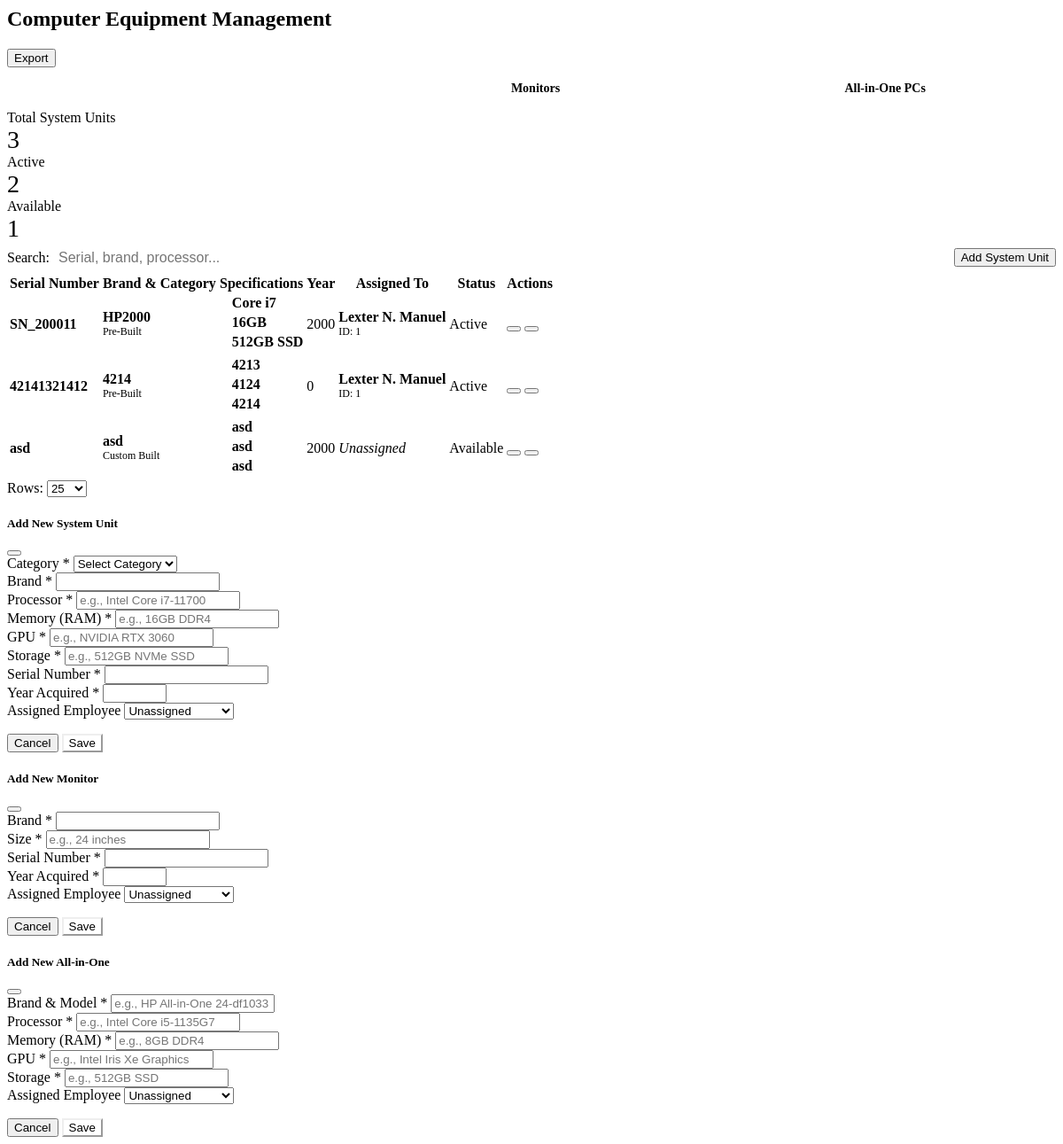
/modules/inventory/computer.php, run on the app's committed database.
### tables this page shows
CREATE TABLE `tbl_systemunit` (
  `systemunitId` int(11) NOT NULL,
  `systemUnitCategory` enum('Pre-Built','Custom Built') DEFAULT NULL,
  `systemUnitBrand` varchar(100) NOT NULL,
  `specificationProcessor` varchar(255) NOT NULL,
  `specificationMemory` varchar(255) NOT NULL,
  `specificationGPU` varchar(255) NOT NULL,
  `specificationStorage` varchar(255) NOT NULL,
  `systemUnitSerial` varchar(255) NOT NULL,
  `yearAcquired` year(4) DEFAULT NULL,
  `employeeId` int(11) DEFAULT NULL
);

### modules/inventory/computer.php (the view, shortened to what this page needs)
<?php
$db = getDB();
$stmtSU = $db->query("
    SELECT
        s.*,
        CONCAT_WS(' ', e.firstName, e.middleName, e.lastName) as employeeName
    FROM tbl_systemunit s
    LEFT JOIN tbl_employee e ON s.employeeId = e.employeeId
    ORDER BY s.systemunitId DESC
");
$systemUnits = $stmtSU->fetchAll();
?>
<link rel="stylesheet" href="assets/css/computer.css?v=<?php echo time()?>">
<div class="page-header">
    <h2>
        Computer Equipment Management
    </h2>
    <div class="header-actions">
        <button class="btn btn-secondary">
            Export
        </button>
    </div>
</div>
<div class="tab-navigation">
    <button class="tab-btn active" onclick="switchTab('systemunits')">
    </button>
    <button class="tab-btn" onclick="switchTab('monitors')">
        Monitors
    </button>
    <button class="tab-btn" onclick="switchTab('allinone')">
        All-in-One PCs
    </button>
</div>
<div class="tab-content active" id="systemunits-tab">
    <div class="stats-grid">
        <div class="stat-item">
            <div class="stat-label">Total System Units</div>
            <div class="stat-value"><?php echo count($systemUnits); ?></div>
        </div>
        <div class="stat-item">
            <div class="stat-label">Active</div>
            <div class="stat-value"><?php echo count(array_filter($systemUnits, fn($s) => $s['employeeId'] != null)); ?></div>
        </div>
        <div class="stat-item">
            <div class="stat-label">Available</div>
            <div class="stat-value"><?php echo count(array_filter($systemUnits, fn($s) => $s['employeeId'] == null)); ?></div>
        </div>
    </div>
    <div class="filters-bar">
        <div class="filter-group" style="flex:1">
            <label><i class="fas fa-search"></i> Search:</label>
            <input type="text" id="systemunitSearch" placeholder="Serial, brand, processor..." oninput="filterSystemUnits()">
        </div>
        <button class="btn btn-primary" onclick="openAddSystemUnit()">
            Add System Unit
        </button>
    </div>
    <div class="data-table">
        <table>
            <thead>
                <tr>
                    <th>Serial Number</th>
                    <th>Brand & Category</th>
                    <th>Specifications</th>
                    <th>Year</th>
                    <th>Assigned To</th>
                    <th>Status</th>
                    <th>Actions</th>
                </tr>
            </thead>
            <tbody id="systemunitTableBody">
                <?php foreach ($systemUnits as $s): ?>
                <?php $status = $s['employeeId'] ? 'Active' : 'Available'; ?>
                <tr>
                    <td>
                        <strong style="color: var(--primary-green);"><?php echo htmlspecialchars($s['systemUnitSerial']); ?></strong>
                    </td>
                    <td>
                        <div style="font-weight: 600;"><?php echo htmlspecialchars($s['systemUnitBrand']); ?></div>
                        <div style="font-size: 12px; color: var(--text-light);">
                            <i class="fas fa-tag"></i> <?php echo htmlspecialchars($s['systemUnitCategory'] ?? 'Pre-Built'); ?>
                        </div>
                    </td>
                    <td>
                        <div class="spec-item">
                            <span class="spec-value"><?php echo htmlspecialchars($s['specificationProcessor']); ?></span>
                        </div>
                        <div class="spec-item">
                            <span class="spec-value"><?php echo htmlspecialchars($s['specificationMemory']); ?></span>
                        </div>
                        <div class="spec-item">
                            <span class="spec-value"><?php echo htmlspecialchars($s['specificationStorage']); ?></span>
                        </div>
                    </td>
                    <td><?php echo htmlspecialchars($s['yearAcquired'] ?? 'N/A'); ?></td>
                    <td>
                        <?php if ($s['employeeName']): ?>
                            <div style="font-weight: 600;"><?php echo htmlspecialchars($s['employeeName']); ?></div>
                            <div style="font-size: 12px; color: var(--text-light);">ID: <?php echo htmlspecialchars($s['employeeId']); ?></div>
                        <?php else: ?>
                            <span style="color: var(--text-light); font-style: italic;">Unassigned</span>
                        <?php endif; ?>
                    </td>
                    <td>
                        <span class="status-badge status-<?php echo strtolower($status); ?>">
                            <?php echo $status; ?>
                        </span>
                    </td>
                    <td>
                        <div class="action-buttons">
                            <button class="btn-icon" title="Edit" onclick="editSystemUnit(<?php echo $s['systemunitId']; ?>)">
                            </button>
                            <button class="btn-icon btn-danger" title="Delete" onclick="deleteSystemUnit(<?php echo $s['systemunitId']; ?>)">
                            </button>
                        </div>
                    </td>
                </tr>
                <?php endforeach; ?>
            </tbody>
        </table>
    </div>
    <div class="table-footer">
        <div class="per-page-control">
            <label>Rows:
                <select id="perPageSelect" onchange="changePerPage()">
                    <option value="25" selected>25</option>
                </select>
            </label>
        </div>
    </div>
</div>
<div class="modal fade" id="systemunitModal" tabindex="-1" aria-labelledby="systemunitModalTitle" aria-hidden="true">
    <div class="modal-dialog modal-lg">
        <div class="modal-content">
            <div class="modal-header border-bottom">
                <h5 class="modal-title" id="systemunitModalTitle">Add New System Unit</h5>
                <button type="button" class="btn-close" data-bs-dismiss="modal" aria-label="Close"></button>
            </div>
            <div class="modal-body">
                <form id="systemunitForm">
                    <div class="row mb-3">
                        <div class="col-md-6">
                            <label for="suCategory" class="form-label">Category *</label>
                            <select class="form-select" id="suCategory" required>
                                <option value="">Select Category</option>
                            </select>
                        </div>
                        <div class="col-md-6">
                            <label for="suBrand" class="form-label">Brand *</label>
                            <input type="text" class="form-control" id="suBrand" required>
                        </div>
                    </div>
                    <div class="row mb-3">
                        <div class="col-md-6">
                            <label for="suProcessor" class="form-label">Processor *</label>
                            <input type="text" class="form-control" id="suProcessor" required placeholder="e.g., Intel Core i7-11700">
                        </div>
                        <div class="col-md-6">
                            <label for="suMemory" class="form-label">Memory (RAM) *</label>
                            <input type="text" class="form-control" id="suMemory" required placeholder="e.g., 16GB DDR4">
                        </div>
                    </div>
                    <div class="row mb-3">
                        <div class="col-md-6">
                            <label for="suGPU" class="form-label">GPU *</label>
                            <input type="text" class="form-control" id="suGPU" required placeholder="e.g., NVIDIA RTX 3060">
                        </div>
                        <div class="col-md-6">
                            <label for="suStorage" class="form-label">Storage *</label>
                            <input type="text" class="form-control" id="suStorage" required placeholder="e.g., 512GB NVMe SSD">
                        </div>
                    </div>
                    <div class="row mb-3">
                        <div class="col-md-6">
                            <label for="suSerial" class="form-label">Serial Number *</label>
                            <input type="text" class="form-control" id="suSerial" required>
                        </div>
                        <div class="col-md-6">
                            <label for="suYear" class="form-label">Year Acquired *</label>
                            <input type="number" class="form-control" id="suYear" required min="2000" max="2030">
                        </div>
                    </div>
                    <div class="row mb-3">
                        <div class="col-md-12">
                            <label for="suEmployee" class="form-label">Assigned Employee</label>
                            <select class="form-select" id="suEmployee">
                                <option value="">Unassigned</option>
                            </select>
                        </div>
                    </div>
                </form>
            </div>
            <div class="modal-footer border-top">
                <button type="button" class="btn btn-secondary" data-bs-dismiss="modal">Cancel</button>
                <button type="button" class="btn btn-primary" onclick="saveSystemUnit()" style="background-color: var(--primary-green); border-color: var(--primary-green);">Save</button>
            </div>
        </div>
    </div>
</div>
<div class="modal fade" id="monitorModal" tabindex="-1" aria-labelledby="monitorModalTitle" aria-hidden="true">
    <div class="modal-dialog modal-lg">
        <div class="modal-content">
            <div class="modal-header border-bottom">
                <h5 class="modal-title" id="monitorModalTitle">Add New Monitor</h5>
                <button type="button" class="btn-close" data-bs-dismiss="modal" aria-label="Close"></button>
            </div>
            <div class="modal-body">
                <form id="monitorForm">
                    <div class="row mb-3">
                        <div class="col-md-6">
                            <label for="monBrand" class="form-label">Brand *</label>
                            <input type="text" class="form-control" id="monBrand" required>
                        </div>
                        <div class="col-md-6">
                            <label for="monSize" class="form-label">Size *</label>
                            <input type="text" class="form-control" id="monSize" required placeholder="e.g., 24 inches">
                        </div>
                    </div>
                    <div class="row mb-3">
                        <div class="col-md-6">
                            <label for="monSerial" class="form-label">Serial Number *</label>
                            <input type="text" class="form-control" id="monSerial" required>
                        </div>
                        <div class="col-md-6">
                            <label for="monYear" class="form-label">Year Acquired *</label>
                            <input type="number" class="form-control" id="monYear" required min="2000" max="2030">
                        </div>
                    </div>
                    <div class="row mb-3">
                        <div class="col-md-12">
                            <label for="monEmployee" class="form-label">Assigned Employee</label>
                            <select class="form-select" id="monEmployee">
                                <option value="">Unassigned</option>
                            </select>
                        </div>
                    </div>
                </form>
            </div>
            <div class="modal-footer border-top">
                <button type="button" class="btn btn-secondary" data-bs-dismiss="modal">Cancel</button>
                <button type="button" class="btn btn-primary" onclick="saveMonitor()" style="background-color: var(--primary-green); border-color: var(--primary-green);">Save</button>
            </div>
        </div>
    </div>
</div>
<div class="modal fade" id="allinoneModal" tabindex="-1" aria-labelledby="allinoneModalTitle" aria-hidden="true">
    <div class="modal-dialog modal-lg">
        <div class="modal-content">
            <div class="modal-header border-bottom">
                <h5 class="modal-title" id="allinoneModalTitle">Add New All-in-One</h5>
                <button type="button" class="btn-close" data-bs-dismiss="modal" aria-label="Close"></button>
            </div>
            <div class="modal-body">
                <form id="allinoneForm">
                    <div class="row mb-3">
                        <div class="col-md-12">
                            <label for="aioBrand" class="form-label">Brand & Model *</label>
                            <input type="text" class="form-control" id="aioBrand" required placeholder="e.g., HP All-in-One 24-df1033">
                        </div>
                    </div>
                    <div class="row mb-3">
                        <div class="col-md-6">
                            <label for="aioProcessor" class="form-label">Processor *</label>
                            <input type="text" class="form-control" id="aioProcessor" required placeholder="e.g., Intel Core i5-1135G7">
                        </div>
                        <div class="col-md-6">
                            <label for="aioMemory" class="form-label">Memory (RAM) *</label>
                            <input type="text" class="form-control" id="aioMemory" required placeholder="e.g., 8GB DDR4">
                        </div>
                    </div>
                    <div class="row mb-3">
                        <div class="col-md-6">
                            <label for="aioGPU" class="form-label">GPU *</label>
                            <input type="text" class="form-control" id="aioGPU" required placeholder="e.g., Intel Iris Xe Graphics">
                        </div>
                        <div class="col-md-6">
                            <label for="aioStorage" class="form-label">Storage *</label>
                            <input type="text" class="form-control" id="aioStorage" required placeholder="e.g., 512GB SSD">
                        </div>
                    </div>
                    <div class="row mb-3">
                        <div class="col-md-12">
                            <label for="aioEmployee" class="form-label">Assigned Employee</label>
                            <select class="form-select" id="aioEmployee">
                                <option value="">Unassigned</option>
                            </select>
                        </div>
                    </div>
                </form>
            </div>
            <div class="modal-footer border-top">
                <button type="button" class="btn btn-secondary" data-bs-dismiss="modal">Cancel</button>
                <button type="button" class="btn btn-primary" onclick="saveAllInOne()" style="background-color: var(--primary-green); border-color: var(--primary-green);">Save</button>
            </div>
        </div>
    </div>
</div>

### data on the page
tbl_systemunit: employeeId "1", systemUnitSerial "SN_200011", systemUnitBrand "HP2000", systemUnitCategory "Pre-Built", specificationProcessor "Core i7", specificationMemory "16GB", specificationStorage "512GB SSD", yearAcquired "2000", employeeName "Lexter N. Manuel", employeeId "Active"
tbl_systemunit: systemUnitSerial "42141321412", systemUnitBrand "4214", systemUnitCategory "Pre-Built", specificationProcessor "4213", specificationMemory "4124", specificationStorage "4214", yearAcquired "0", employeeName "Lexter N. Manuel", employeeId "1", employeeId "Active"
tbl_systemunit: systemUnitSerial "asd", systemUnitBrand "asd", systemUnitCategory "Custom Built", specificationProcessor "asd", specificationMemory "asd", specificationStorage "asd", yearAcquired "2000", shows "Unassigned", employeeId "Available"

### other printed values
count($systemUnits) "3"
count(array_filter($systemUnits, fn($s) => $s['employeeId'] != null)) "2"
